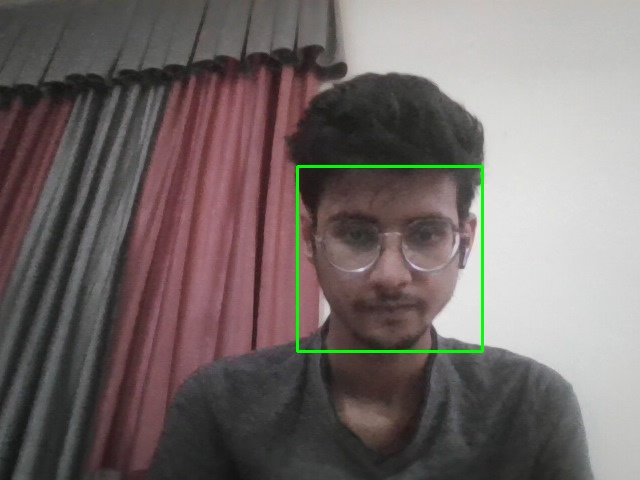
#> input picture captures/photo_20251007_140506.jpg, 640 x 480 px, given in place of the camera
$ python face.py
#> lines starting #> are read from the running program, lines starting #| are printed output that depends on the picture; after the words box and inside, x2 and y2 are one past the last pixel; in counts of white or black regions, pixels touching at a corner belong together
import cv2
import numpy as np
import os
import time
from collections import deque

os.makedirs('captures', exist_ok=True)

face_cascade = cv2.CascadeClassifier(cv2.data.haarcascades + 'haarcascade_frontalface_default.xml')

prev_face_position = None
movement_threshold = 10  # Slightly lower for better sensitivity
movement_history = deque(maxlen=3)  # Keep track of recent movements

# Initialize camera with better resolution
cap = cv2.VideoCapture(0)
cap.set(3, 1280)  # Higher resolution for better detection
cap.set(4, 720)
cap.set(cv2.CAP_PROP_AUTOFOCUS, 1)  # Enable autofocus

# Photo capture settings
capture_interval = 5  # seconds
last_capture_time = time.time()
while True:
    ret, frame = cap.read()
#> frame is the input picture: shape (480, 640, 3); mean B, G, R 105.5, 106.8, 116
    if not ret:
        print("⚠️ ALERT: Failed to grab frame!")
        break

    # Improve image quality for better detection
    gray = cv2.cvtColor(frame, cv2.COLOR_BGR2GRAY)
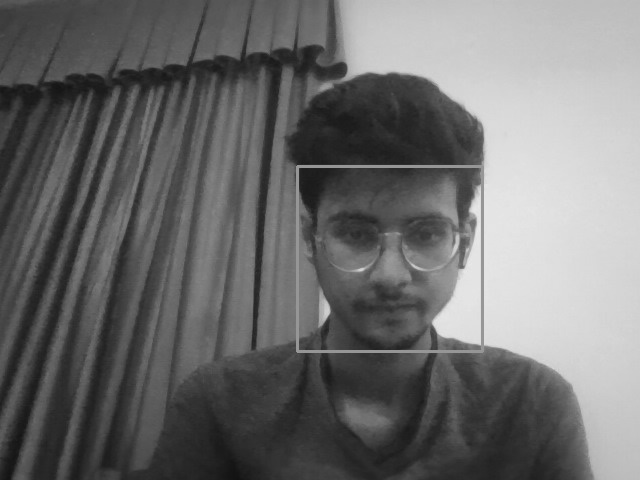
#> gray: shape (480, 640); min 17, max 235, mean 109.4
    gray = cv2.equalizeHist(gray)
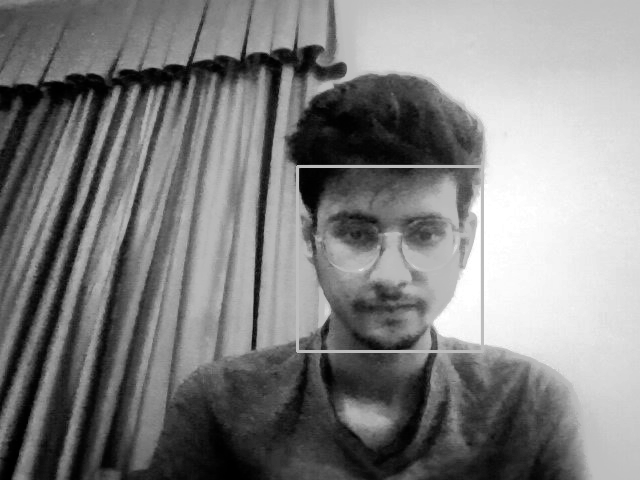
#> gray: shape (480, 640); min 0, max 255, mean 128.4

    # More accurate face detection parameters
    faces = face_cascade.detectMultiScale(
        gray,
        scaleFactor=1.1,    # Lower scale factor for better accuracy
        minNeighbors=6,     # More neighbors for reliable detection
        minSize=(60, 60),   # Minimum face size
        maxSize=(400, 400)  # Maximum face size
    )
#> faces = [[288, 159, 200, 200]]

    if len(faces) > 0:  # Process the largest face even if multiple faces are detected
        # Get the largest face (assuming it's the closest/main face)
        largest_face = max(faces, key=lambda rect: rect[2] * rect[3])
#> largest_face = [288, 159, 200, 200]
        (x, y, w, h) = largest_face
#> x = 288; y = 159; w = 200; h = 200
        center_current = (x + w // 2, y + h // 2)
#> center_current = (388, 259)

        # Draw face rectangle
        cv2.rectangle(frame, (x, y), (x + w, y + h), (0, 255, 0), 2)
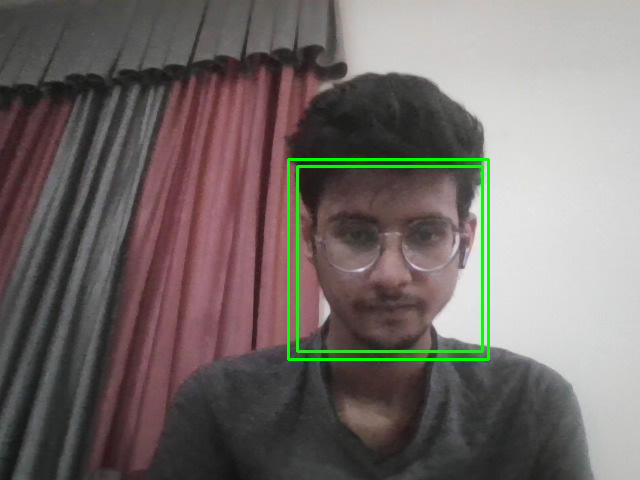
#> frame: shape (480, 640, 3); 0.78% of pixels changed, all inside (x1, y1, x2, y2) = (287, 158, 490, 361)

        # Movement detection
        if prev_face_position is not None:
            dx = abs(center_current[0] - prev_face_position[0])
            dy = abs(center_current[1] - prev_face_position[1])
            distance = np.sqrt(dx**2 + dy**2)

            if distance > movement_threshold:
                cv2.putText(frame, "⚠️ ALERT: Face Movement!", (50, 50),
                          cv2.FONT_HERSHEY_SIMPLEX, 1.0, (0, 0, 255), 3)
                print("⚠️ Face movement detected!")

        prev_face_position = center_current
#> prev_face_position = (388, 259)
    else:
        prev_face_position = None
        cv2.putText(frame, "No face detected!", (50, 50), cv2.FONT_HERSHEY_SIMPLEX, 1.0, (0, 255, 255), 2)

    # 5 second photo capture with validation
    current_time = time.time()
    if current_time - last_capture_time >= capture_interval:
        # Only capture if face is clearly visible
        if len(faces) == 1:
            timestamp = time.strftime('%Y%m%d_%H%M%S')
            filename = f'captures/photo_{timestamp}.jpg'
            cv2.imwrite(filename, frame)
            print(f"📸 Photo captured and saved as {filename}")
        else:
            print("⚠️ Photo skipped - No clear face detected")
        last_capture_time = current_time

    # Removed movement level indicator to simplify the display

    cv2.imshow("Face Movement Detection", frame)

    if cv2.waitKey(1) == ord('q'):
#> (key q is pressed here)
        print("👋 Stopping detection...")
        break

cap.release()
cv2.destroyAllWindows()
